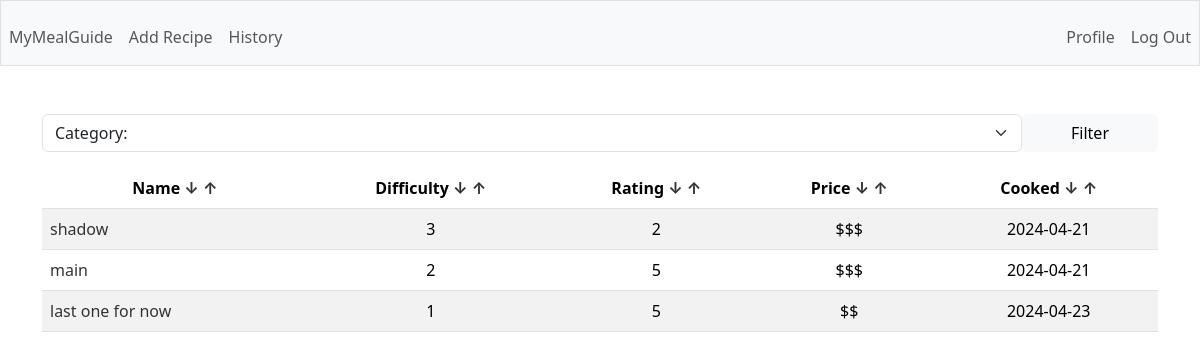
The app's page /sort?column=name&way=DESC (signed in) with its own data.
### tables this page shows
CREATE TABLE recipes (
        id INTEGER PRIMARY KEY AUTOINCREMENT,
        user_id INTEGER,
        name TEXT NOT NULL,
        description TEXT,
        total_time INTEGER,
        category TEXT,
        instructions TEXT,
        difficulty INTEGER,
        rating INTEGER,
        price TEXT,
        last_cooked DATE,
        FOREIGN KEY(user_id) REFERENCES users(id)
    );

### app.py (the view, shortened to what this page needs)
@app.route('/sort')
@login_required
def sort():
    column = request.args.get('column', default='name').lower()
    way = request.args.get('way', default='ASC')
    category = request.args.get('category', default='').capitalize()
    if category:
        filtered = g.c.execute(f'SELECT id, name, category, difficulty, rating, price, last_cooked FROM recipes WHERE user_id = ? AND category = ?', (session['user_id'], category)).fetchall()
        return render_template('index.html', rows=filtered, columns=COLUMNS, categories=CATEGORIES, category=category)
    if way == 'ASC':
        rows = g.c.execute(f'SELECT id, name, category, difficulty, rating, price, last_cooked FROM recipes WHERE user_id = ? ORDER BY {column}', (session['user_id'],)).fetchall()
    elif way == 'DESC':
        rows = g.c.execute(f'SELECT id, name, category, difficulty, rating, price, last_cooked FROM recipes WHERE user_id = ? ORDER BY {column} DESC', (session['user_id'],)).fetchall()
    return render_template('index.html', rows=rows, columns=COLUMNS, categories=CATEGORIES)

### app.py (called while the page is built)
@app.before_request
def before_request():
    g.db = sqlite3.connect('database.db')
    g.c = g.db.cursor()

@app.teardown_request
def teardown_request(exception):
    db = getattr(g, 'db', None)
    if db is not None:
        db.close()

@app.after_request
def after_request(response):
    response.headers['Cache-Control'] = 'no-cache, no-store, must-revalidate'
    response.headers['Pragma'] = 'no-cache'
    response.headers['Expires'] = '0'
    return response

### helpers.py (called while the page is built)
def login_required(f):
    @wraps(f)
    def decorated_function(*args, **kwargs):
        if session.get('user_id') is None:
            return redirect('/login')
        return f(*args, **kwargs)
    return decorated_function

### templates/index.html (shortened to what this page needs)
{% extends "layout.html" %} {% block title %} Homepage {% endblock %} {% block
main %}
<div class="mb-3">
  <form action="/sort" method="GET" class="d-flex">
    <select
      name="category"
      class="form-select"
      aria-label="Default select example"
    >
      {% if category %}
      <option selected disabled>Category: {{ category }}</option>
      {% else %}
      <option selected disabled>Category:</option>
      {% endif %}
    </select>
    <button class="btn btn-light d-block px-5" type="submit">Filter</button>
  </form>
</div>
<table class="table table-striped">
  <thead>
    <tr>
      {% for c in columns %}
      <th scope="col">
        {{ c.capitalize() }}
        <a href="{{ url_for('sort', column=c, way='DESC')}}">↓</a>
        <a href="{{ url_for('sort', column=c, way='ASC')}}">↑</a>
      </th>
      {% endfor %}
    </tr>
  </thead>
  <tbody>
    {% for row in rows: %}
    <tr>
      <td class="text-start">
        <a href="/recipe/{{ row[0] }}">{{ row[1] }}</a>
      </td>
      <td>{{ row[3] }}</td>
      <td>{{ row[4] }}</td>
      <td>{{ row[5] }}</td>
      <td>{{ row[6]}}</td>
    </tr>
    {% endfor %}
  </tbody>
</table>
{% endblock %}

### static/styles.css (style rules this page uses)
a { text-decoration: none; color: #333; }

### records on screen
recipes: name "shadow", difficulty "3", rating "2", price "$$$", last_cooked "2024-04-21"
recipes: name "main", difficulty "2", rating "5", price "$$$", last_cooked "2024-04-21"
recipes: name "last one for now", difficulty "1", rating "5", price "$$", last_cooked "2024-04-23"

### other values on screen
{{ c.capitalize() }} "Name" "Difficulty" "Rating" "Price" "Cooked"
